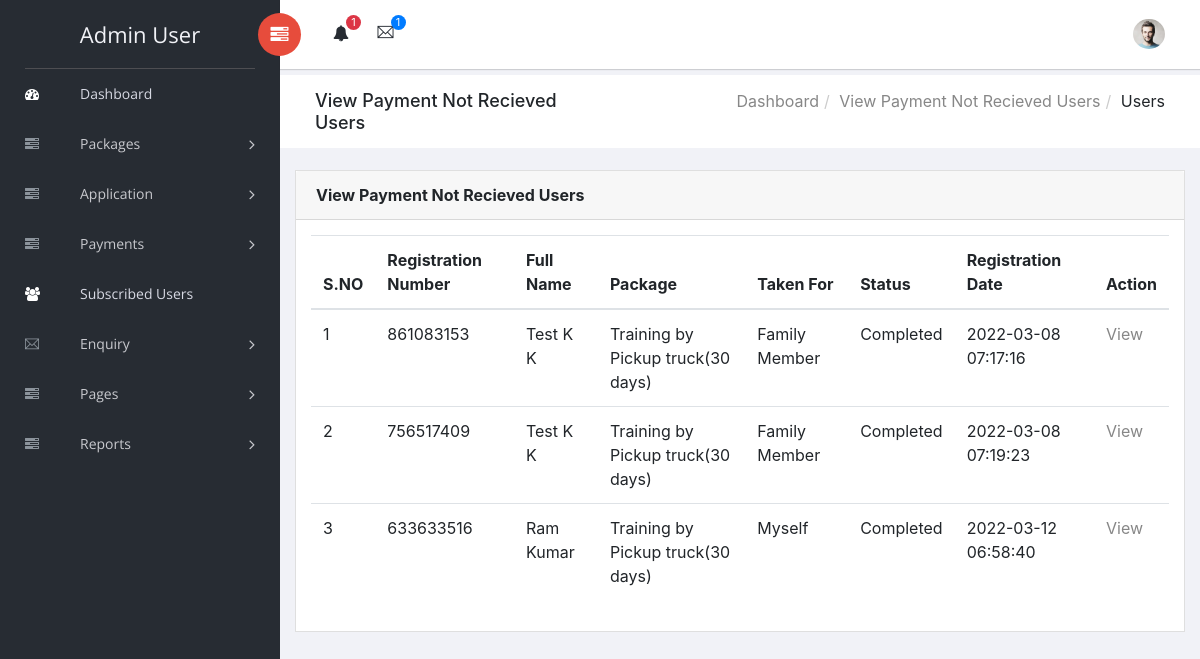
Page /admin/full-payment.php (signed in) on the committed database.
### tables this page shows
CREATE TABLE `tblapplication` (
  `ID` int(10) NOT NULL,
  `PackID` int(10) NOT NULL,
  `RegNumber` int(10) DEFAULT NULL,
  `UserId` int(5) DEFAULT NULL,
  `TakenFor` varchar(250) DEFAULT NULL,
  `FullName` varchar(120) DEFAULT NULL,
  `Email` varchar(120) NOT NULL,
  `MobileNumber` bigint(11) DEFAULT NULL,
  `Gender` varchar(45) DEFAULT NULL,
  `Age` int(10) DEFAULT NULL,
  `LicenceNumber` varchar(120) DEFAULT NULL,
  `UploadLicence` varchar(120) DEFAULT NULL,
  `Address` varchar(250) DEFAULT NULL,
  `AlternateNumber` bigint(11) DEFAULT NULL,
  `TrainingDate` date DEFAULT NULL,
  `TrainingTiming` varchar(120) DEFAULT NULL,
  `Remark` varchar(250) DEFAULT NULL,
  `Status` varchar(50) DEFAULT NULL,
  `RegDate` timestamp NOT NULL DEFAULT current_timestamp(),
  `Remarkdate` timestamp NULL DEFAULT NULL ON UPDATE current_timestamp()
);

CREATE TABLE `tblregusers` (
  `ID` int(11) NOT NULL,
  `FirstName` varchar(200) DEFAULT NULL,
  `LastName` varchar(200) DEFAULT NULL,
  `MobileNumber` bigint(10) DEFAULT NULL,
  `Email` varchar(200) DEFAULT NULL,
  `Password` varchar(200) DEFAULT NULL,
  `RegDate` timestamp NULL DEFAULT current_timestamp()
);

CREATE TABLE `tblpackages` (
  `ID` int(5) NOT NULL,
  `PackageName` varchar(120) DEFAULT NULL,
  `PackageDec` varchar(250) DEFAULT NULL,
  `PackageDuration` varchar(120) DEFAULT NULL,
  `PackagePrice` varchar(120) DEFAULT NULL,
  `PackageDate` timestamp NULL DEFAULT current_timestamp()
);

### admin/full-payment.php (the view, shortened to what this page needs)
<?php
include('includes/dbconnection.php');
if (strlen($_SESSION['cdsmsaid']==0)) {
  header('location:logout.php');
  } else{
  ?>
<!doctype html>
<html class="no-js" lang="en">
<head>
    <link rel="stylesheet" href="vendors/bootstrap/dist/css/bootstrap.min.css">
    <link rel="stylesheet" href="vendors/font-awesome/css/font-awesome.min.css">
    <link rel="stylesheet" href="vendors/themify-icons/css/themify-icons.css">
    <link rel="stylesheet" href="vendors/flag-icon-css/css/flag-icon.min.css">
    <link rel="stylesheet" href="vendors/selectFX/css/cs-skin-elastic.css">
    <link rel="stylesheet" href="assets/css/style.css">
</head>
<body>
    <?php include_once('includes/sidebar.php');?>
    <div id="right-panel" class="right-panel">
        <?php include_once('includes/header.php');?>
        <div class="breadcrumbs">
            <div class="col-sm-4">
                <div class="page-header float-left">
                    <div class="page-title">
                        <h1>View Payment Not Recieved Users</h1>
                    </div>
                </div>
            </div>
            <div class="col-sm-8">
                <div class="page-header float-right">
                    <div class="page-title">
                        <ol class="breadcrumb text-right">
                            <li><a href="dashboard.php">Dashboard</a></li>
                            <li><a href="no-payment.php">View Payment Not Recieved Users</a></li>
                            <li class="active">Users</li>
                        </ol>
                    </div>
                </div>
            </div>
        </div>
        <div class="content mt-3">
            <div class="animated fadeIn">
                <div class="row">
                    <div class="col-lg-12">
                        <div class="card">
                            <div class="card-header">
                                <strong class="card-title">View Payment Not Recieved Users</strong>
                            </div>
                            <div class="card-body">
                                <table class="table">
                                    <thead>
                                        <tr>
                                            <tr>
                  <th>S.NO</th>
<th>Registration Number</th>
<th>Full Name</th>
<th>Package</th>
<th>Taken For</th>
<th>Status</th>
<th>Registration Date</th>
<th>Action</th>
 </tr>
                                        </tr>
                                        </thead>
                                    <?php
$ret=mysqli_query($con,"select tblregusers.ID,tblregusers.FirstName,tblregusers.LastName,tblregusers.MobileNumber,tblregusers.Email,tblpackages.PackageName,tblapplication.ID as aapid,tblapplication.PackID,tblapplication.Status,tblapplication.RegNumber,tblapplication.UserId,tblapplication.TakenFor,tblapplication.RegDate,tblapplication.PackID from tblapplication join tblpackages on tblpackages.ID=tblapplication.PackID join tblregusers on tblregusers.ID=tblapplication.UserId where tblapplication.Status='Completed'");
$cnt=1;
while ($row=mysqli_fetch_array($ret)) {
?>
                <tr>
                  <td><?php echo $cnt;?></td>
                  <td><?php  echo $row['RegNumber'];?></td>
                  <td><?php  echo $row['FirstName'];?> <?php  echo $row['LastName'];?></td>
                  <td><?php  echo $row['PackageName'];?></td>
                  <td><?php  echo $row['TakenFor'];?></td>
                   <?php if($row['Status']==""){ ?>
                     <td class="font-w600"><?php echo "Not Updated Yet"; ?></td>
                     <?php } else { ?>
                      <td><?php  echo $row['Status'];?></td><?php } ?>
                      <td><?php  echo $row['RegDate'];?></td>
                  <td><a href="view-payments-details.php?viewid=<?php echo $row['aapid'];?>">View</a></td>
                </tr>
                <?php
$cnt=$cnt+1;
}?>
                                </table>
                            </div>
                        </div>
                    </div>
                </div>
            </div>
        </div>
    </div>
</body>
</html>
<?php }  ?>

### admin/includes/sidebar.php (shortened to what this page needs)
<aside id="left-panel" class="left-panel">
        <nav class="navbar navbar-expand-sm navbar-default">
<?php
$adminid=$_SESSION['cdsmsaid'];
$ret=mysqli_query($con,"select AdminName from tbladmin where ID='$adminid'");
$row=mysqli_fetch_array($ret);
$name=$row['AdminName'];
?>
            <div class="navbar-header">
                <a class="navbar-brand" href="dashboard.php"><?php echo $name; ?></a>
            </div>
            <div id="main-menu" class="main-menu collapse navbar-collapse">
                <ul class="nav navbar-nav">
                    <li class="active">
                        <a href="dashboard.php"> <i class="menu-icon fa fa-dashboard"></i>Dashboard </a>
                    </li>
<li class="menu-item-has-children dropdown">
                        <a href="#" class="dropdown-toggle" data-toggle="dropdown" aria-haspopup="true" aria-expanded="false"> <i class="menu-icon fa fa-tasks"></i>Packages</a>
                    </li>
<li class="menu-item-has-children dropdown">
                        <a href="#" class="dropdown-toggle" data-toggle="dropdown" aria-haspopup="true" aria-expanded="false"> <i class="menu-icon fa fa-tasks"></i>Application</a>
                    </li>
<li class="menu-item-has-children dropdown">
                        <a href="#" class="dropdown-toggle" data-toggle="dropdown" aria-haspopup="true" aria-expanded="false"> <i class="menu-icon fa fa-tasks"></i>Payments</a>
                    </li>
                     <li class="active">
                        <a href="subscribed-users.php"> <i class="menu-icon fa fa-users"></i>Subscribed Users</a>
                    </li>
               <li class="menu-item-has-children dropdown">
                        <a href="registered-users.php" class="dropdown-toggle" data-toggle="dropdown" aria-haspopup="true" aria-expanded="false"> <i class="menu-icon ti-email"></i>Enquiry</a>
                    </li>
   <li class="menu-item-has-children dropdown">
                        <a href="#" class="dropdown-toggle" data-toggle="dropdown" aria-haspopup="true" aria-expanded="false"> <i class="menu-icon fa fa-tasks"></i>Pages</a>
                    </li>
                    <li class="menu-item-has-children dropdown">
                        <a href="#" class="dropdown-toggle" data-toggle="dropdown" aria-haspopup="true" aria-expanded="false"> <i class="menu-icon fa fa-tasks"></i>Reports</a>
                    </li>
                </ul>
            </div>
        </nav>
    </aside>

### rows in the picture
tblapplication: RegNumber "861083153", UserId.FirstName "Test K", UserId.LastName "K", PackID.PackageName "Training by Pickup truck(30 days)", TakenFor "Family Member", Status "Completed", RegDate "2022-03-08 07:17:16"
tblapplication: RegNumber "756517409", UserId.FirstName "Test K", UserId.LastName "K", PackID.PackageName "Training by Pickup truck(30 days)", TakenFor "Family Member", Status "Completed", RegDate "2022-03-08 07:19:23"
tblapplication: RegNumber "633633516", UserId.FirstName "Ram", UserId.LastName "Kumar", PackID.PackageName "Training by Pickup truck(30 days)", TakenFor "Myself", Status "Completed", RegDate "2022-03-12 06:58:40"

### other values in the picture
$name "Admin User"
$num "1"
$num1 "1"
